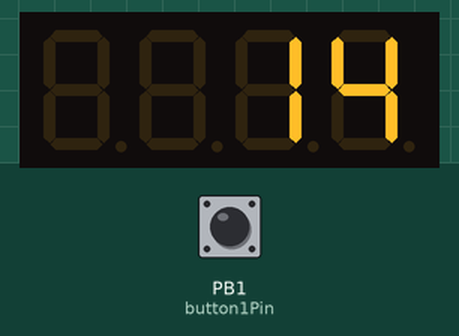
Recording of a sketch running on a simulated ATtiny85, built with avr-gcc and run on an emulated ATtiny85. Parts: 4-digit seven-segment display. The test bench sets the inputs (shaded band); at power-on: PB1 (button1Pin) LOW.

Above: at 1.6 s.
1.7 s: PB1 (button1Pin) pulled HIGH for 0.15 s
At 1.86 s:
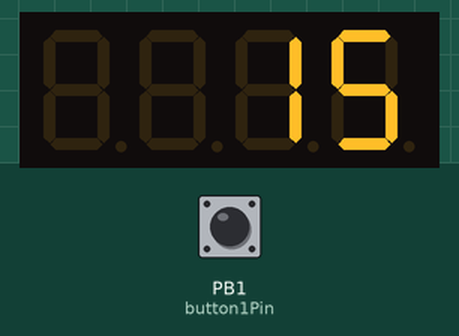
4.5 s: PB1 (button1Pin) pulled HIGH for 1 s
At 7.8 s:
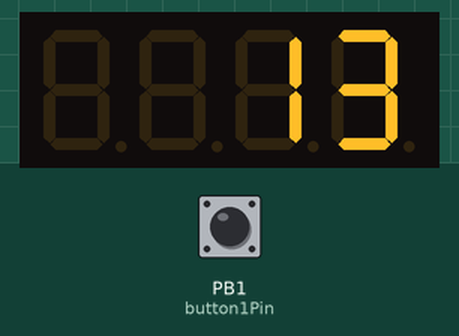
At 20.96 s:
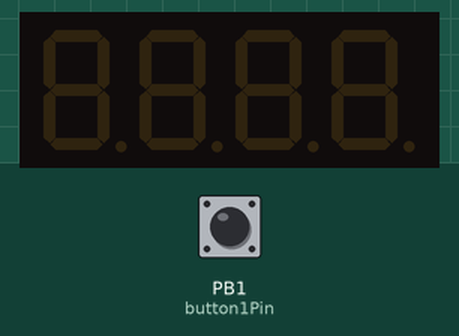
Timing chart, 0 to 22.5 s (numbered marks = the images above; inputs shaded):
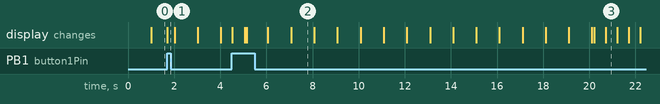

Measured:
- what the display in image 2 shows lasts 1.0 s, from 7.1 s to 8.1 s
- what the display in image 3 shows lasts 0.5 s, from 20.7 s to 21.2 s

The sketch:

CountDown.ino
```cpp
//#include <Wire.h>
#include <TinyWireM.h>
#include <Adafruit_LEDBackpack.h>
#include <Adafruit_GFX.h>
#include <avr/power.h>

Adafruit_7segment disp = Adafruit_7segment();

uint8_t passiveState = LOW;
uint8_t activeState = HIGH;

int button1Pin = 1;

int startCount = 15;
int counter = 0;
int c = 0;

void setup() {
  pinMode(button1Pin,INPUT);

  if(F_CPU == 16000000) clock_prescale_set(clock_div_1);
  disp.begin(0x70);
  disp.setBrightness(3);
  resetCounter();
}

void loop() {
    if(0 == counter){
      for(;;){
        endDisplay();
        delay(2000);
      }
    }

    uint8_t state1 = digitalRead(button1Pin);

    if(state1 == HIGH){
      resetCounter();
    }

    if(10 == c){
      c = 0;
      counter -= 1;
      updateDisplay(counter);
    }
    delay(100);
    c+=1;
}

void resetCounter(){
  counter = startCount;
  updateDisplay(counter);
}


void updateDisplay(int value) {
  disp.print(value);
  disp.writeDisplay();
}

void endDisplay(){
  disp.writeDigitNum(0, 0);
  disp.writeDigitNum(1, 0);
  disp.writeDigitNum(2, 0);
  disp.writeDigitNum(3, 0);
  disp.blinkRate(2);
  disp.writeDisplay();
}
```
